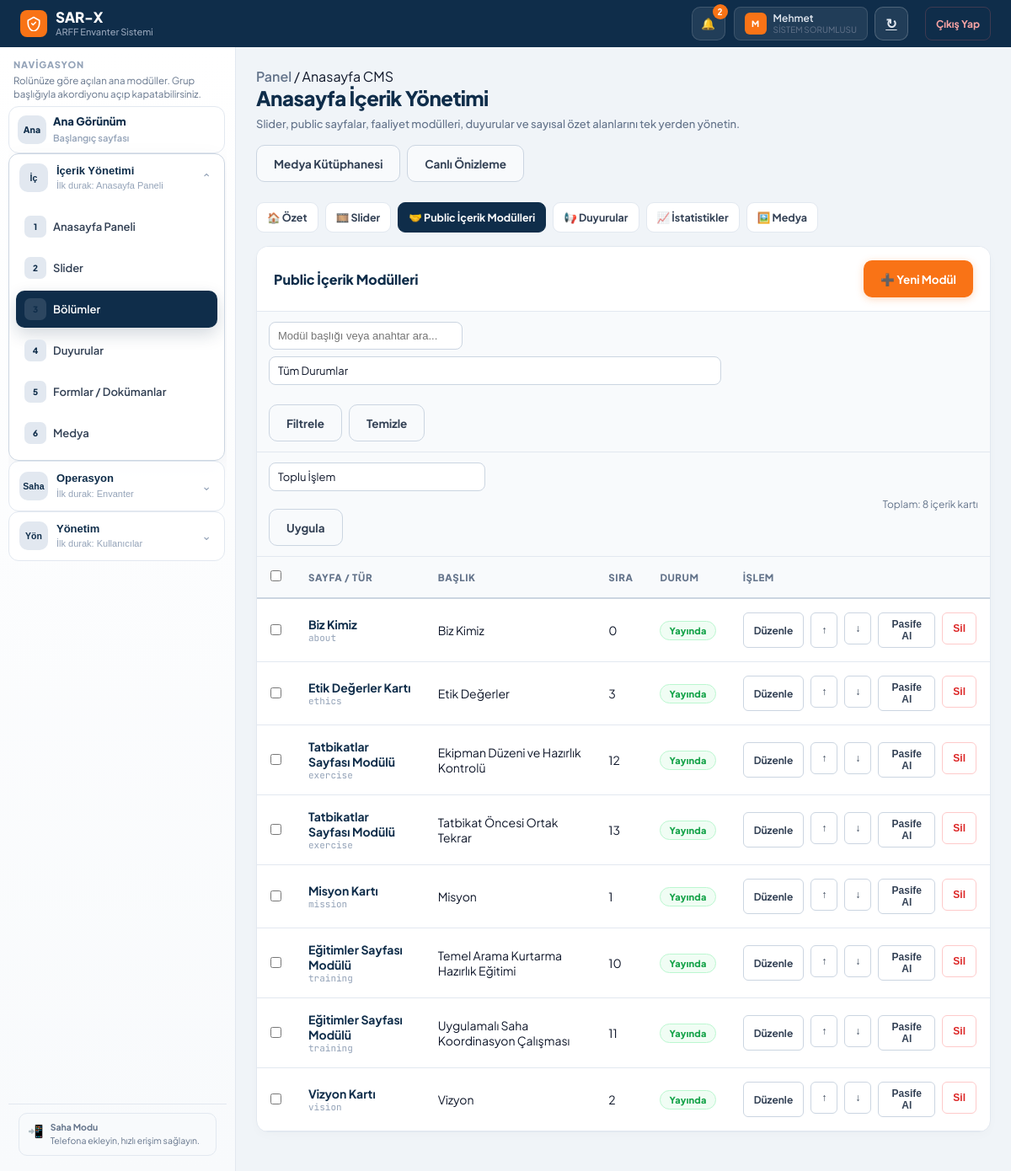
Page /admin/homepage/sections (signed in) on the committed database.
### models.py (models this page shows, shortened)
class TimestampMixin:
    created_at = db.Column(db.DateTime, default=get_tr_now)
    updated_at = db.Column(db.DateTime, default=get_tr_now, onupdate=get_tr_now)

class SoftDeleteMixin:
    is_deleted = db.Column(db.Boolean, default=False, index=True) # Hızlı filtreleme için indekslendi
    deleted_at = db.Column(db.DateTime, nullable=True)

class Kullanici(db.Model, UserMixin, TimestampMixin, SoftDeleteMixin):
    __tablename__ = 'kullanici'
    id = db.Column(db.Integer, primary_key=True)
    kullanici_adi = db.Column(db.String(50), unique=True, nullable=False)
    sifre_hash = db.Column(db.String(256))
    tam_ad = db.Column(db.String(100), nullable=False)
    rol = db.Column(db.String(20), nullable=False, default='personel', index=True)
    havalimani_id = db.Column(db.Integer, db.ForeignKey('havalimani.id'), nullable=True, index=True)
    telefon_numarasi = db.Column(db.String(32))
    sertifika_tarihi = db.Column(db.Date)
    uzmanlik_alani = db.Column(db.String(100))
    kayit_tarihi = db.Column(db.DateTime, default=get_tr_now)
    assigned_work_orders = db.relationship(
        'WorkOrder',
        foreign_keys='WorkOrder.assigned_user_id',
        backref='assigned_user',
        lazy=True
    )
    created_work_orders = db.relationship(
        'WorkOrder',
        foreign_keys='WorkOrder.created_user_id',
        backref='created_user',
        lazy=True
    )

class HomeSection(db.Model, TimestampMixin):
    __tablename__ = 'home_section'
    id = db.Column(db.Integer, primary_key=True)
    section_key = db.Column(db.String(60), nullable=False, index=True)
    title = db.Column(db.String(180), nullable=False)
    subtitle = db.Column(db.String(250))
    content = db.Column(db.Text)
    icon = db.Column(db.String(50))
    image_url = db.Column(db.String(500))
    order_index = db.Column(db.Integer, default=0, index=True)
    is_active = db.Column(db.Boolean, default=True, index=True)
    @property
    def image_path(self):
        return self.image_url

class ContentWorkflow(db.Model, TimestampMixin):
    __tablename__ = 'content_workflow'
    id = db.Column(db.Integer, primary_key=True)
    entity_type = db.Column(db.String(40), nullable=False, index=True)
    entity_id = db.Column(db.Integer, nullable=False, index=True)
    status = db.Column(db.String(20), nullable=False, default='draft', index=True)
    published_at = db.Column(db.DateTime, nullable=True, index=True)
    published_by_id = db.Column(db.Integer, db.ForeignKey('kullanici.id'), nullable=True, index=True)
    last_edited_by_id = db.Column(db.Integer, db.ForeignKey('kullanici.id'), nullable=True, index=True)
    last_action = db.Column(db.String(40), nullable=True)
    __table_args__ = (
        db.UniqueConstraint('entity_type', 'entity_id', name='uq_content_workflow_entity'),
    )
    published_by = db.relationship('Kullanici', foreign_keys=[published_by_id], lazy=True)
    last_edited_by = db.relationship('Kullanici', foreign_keys=[last_edited_by_id], lazy=True)

### routes/content.py (the view)
@content_bp.route("/admin/homepage/sections")
@login_required
@homepage_editor_required
def homepage_section_list():
    query = HomeSection.query.order_by(HomeSection.section_key.asc(), HomeSection.order_index.asc())
    sections, search_query, selected_status = _apply_common_filters(query, HomeSection, "section")
    workflow_map = _workflow_map("section", sections)
    return render_template(
        "admin/homepage_section_list.html",
        sections=sections,
        workflow_map=workflow_map,
        search_query=search_query,
        selected_status=selected_status,
    )

### extensions.py (called while the page is built, shortened)
def _schema_cache():
    if not current_app:
        return {"tables": {}, "columns": {}}
    return current_app.extensions.setdefault(
        "schema_cache",
        {"tables": {}, "columns": {}},
    )

def _inspection_target():
    return db.engine

def _session_in_transaction():
    try:
        session = db.session()
        return bool(session.in_transaction())
    except Exception:
        return False

def _supports_isolated_inspection():
    try:
        engine = db.engine
        return not (
            engine.dialect.name == "sqlite"
            and str(getattr(engine.url, "database", "") or "") in {"", ":memory:"}
        )
    except Exception:
        return False

def _get_inspector():
    temp_engine = None
    target = _inspection_target()
    try:
        if _session_in_transaction() and _supports_isolated_inspection():
            runtime_url = db.engine.url.render_as_string(hide_password=False)
            temp_engine = create_engine(runtime_url, poolclass=NullPool)
            target = temp_engine
        return inspect(target), temp_engine
    except Exception:
        if temp_engine is not None:
            temp_engine.dispose()
        raise

def table_exists(table_name):
    try:
        if not current_app:
            return False
        cache = _schema_cache()
        if cache["tables"].get(table_name) is True:
            return cache["tables"][table_name]
    except Exception:
        return False

def column_exists(table_name, column_name):
    try:
        if not current_app:
            return False
        cache = _schema_cache()
        if cache["columns"].get(table_name) is None or column_name not in cache["columns"].get(table_name, set()):
            inspector, temp_engine = _get_inspector()
            try:
                cache["columns"][table_name] = {
                    column.get("name") for column in inspector.get_columns(table_name)
                }
            finally:
                if temp_engine is not None:
                    temp_engine.dispose()
        return column_name in cache["columns"][table_name]
    except Exception:
        return False

### templates/admin/homepage_section_list.html (shortened to what this page needs)
{% extends "admin/homepage_base.html" %}
{% block homepage_body %}
<div class="panel">
  <div class="panel-header">
    <div class="panel-title">Public İçerik Modülleri</div>
    <a class="btn btn-primary" href="{{ url_for('content.homepage_section_create') }}">➕ Yeni Modül</a>
  </div>
  <div class="hp-toolbar">
    <form method="GET" class="hp-toolbar-left">
      <input type="search" name="q" placeholder="Modül başlığı veya anahtar ara..." value="{{ search_query or '' }}">
      <select name="status">
        <option value="">Tüm Durumlar</option>
      </select>
      <button class="btn btn-secondary" type="submit">Filtrele</button>
      <a class="btn btn-secondary" href="{{ url_for('content.homepage_section_list') }}">Temizle</a>
    </form>
  </div>
  <form method="POST" action="{{ url_for('content.homepage_bulk_action', content_type='section') }}">
    <div class="hp-toolbar">
      <div class="hp-toolbar-left hp-bulk">
        <select name="bulk_action">
          <option value="">Toplu İşlem</option>
        </select>
        <button class="btn btn-secondary" type="submit">Uygula</button>
      </div>
      <div class="hp-toolbar-right" style="font-size:12px; color:var(--text3);">Toplam: {{ sections|length }} içerik kartı</div>
    </div>
    <div class="table-container">
      <table class="data-table">
        <thead>
          <tr>
            <th style="width:36px;"><input type="checkbox" id="selectAllRows"></th>
            <th>Sayfa / Tür</th>
            <th>Başlık</th>
            <th>Sıra</th>
            <th>Durum</th>
            <th>İşlem</th>
          </tr>
        </thead>
        <tbody>
          {% for section in sections %}
          {% set wf = workflow_map.get(section.id) %}
          {% set key_labels = {
            'about': 'Biz Kimiz',
            'mission': 'Misyon Kartı',
            'vision': 'Vizyon Kartı',
            'ethics': 'Etik Değerler Kartı',
            'training': 'Eğitimler Sayfası Modülü',
            'exercise': 'Tatbikatlar Sayfası Modülü',
            'operation': 'Tatbikatlar Legacy Modülü',
            'featured': 'Öne Çıkan Bilgi',
            'contact': 'İletişim Özeti'
          } %}
          <tr>
            <td><input type="checkbox" name="selected_ids" value="{{ section.id }}" class="row-selector"></td>
            <td>
              <div style="font-weight:700; color:var(--navy);">{{ key_labels.get(section.section_key, section.section_key) }}</div>
              <div style="font-size:11px; color:var(--text4); font-family:var(--mono);">{{ section.section_key }}</div>
            </td>
            <td>{{ section.title }}</td>
            <td>{{ section.order_index }}</td>
            <td>
              {% if wf and wf.status == 'published' %}<span class="hp-status-pill hp-status-published">Yayında</span>
              {% elif wf and wf.status == 'draft' %}<span class="hp-status-pill hp-status-draft">Taslak</span>
              {% elif wf and wf.status == 'archived' %}<span class="hp-status-pill hp-status-archived">Arşiv</span>
              {% else %}<span class="hp-status-pill hp-status-passive">Pasif</span>{% endif %}
            </td>
            <td>
              <div class="row-actions">
                <a class="row-btn" href="{{ url_for('content.homepage_section_edit', section_id=section.id) }}">Düzenle</a>
                <form method="POST" action="{{ url_for('content.homepage_move_item', content_type='section', item_id=section.id, direction='up') }}">
                  <button class="row-btn" type="submit">↑</button>
                </form>
                <form method="POST" action="{{ url_for('content.homepage_move_item', content_type='section', item_id=section.id, direction='down') }}">
                  <button class="row-btn" type="submit">↓</button>
                </form>
                <form method="POST" action="{{ url_for('content.homepage_section_toggle', section_id=section.id) }}">
                  <button class="row-btn" type="submit">{{ 'Pasife Al' if wf and wf.status == 'published' else 'Yayınla' }}</button>
                </form>
                <form method="POST" action="{{ url_for('content.homepage_section_delete', section_id=section.id) }}" onsubmit="return confirm('Bölüm silinsin mi?');">
                  <button class="row-btn" type="submit" style="color:var(--red); border-color:var(--red-border);">Sil</button>
                </form>
              </div>
            </td>
          </tr>
          {% else %}
          <tr><td colspan="6"><div class="hp-empty">Henüz public içerik modülü yok. Biz Kimiz, Misyon, Vizyon, Etik Değerler ve Eğitimler/Tatbikatlar sayfaları için içerikler buradan eklenir.</div></td></tr>
          {% endfor %}
        </tbody>
      </table>
    </div>
  </form>
</div>
{% endblock %}

### templates/base.html (shortened to what this page needs)
<!DOCTYPE html>
<html lang="tr">
<head>
</head>
<body>
<div class="app-shell">
  <header class="topbar">
    <a href="{{ url_for(home_endpoint) }}" class="logo">
      <div class="logo-mark">
        <svg viewBox="0 0 24 24"><path d="M12 2L3 7v5c0 5.5 3.8 10.7 9 12 5.2-1.3 9-6.5 9-12V7L12 2z"/><path d="M9 12l2 2 4-4"/></svg>
      </div>
      <div>
        <div class="logo-text-main">SAR-X</div>
        <div class="logo-text-sub">ARFF Envanter Sistemi</div>
      </div>
    </a>
    <div class="topbar-end">
      <div class="notification-wrap">
        <button type="button" class="notification-btn" id="notificationToggle" aria-label="Bildirimler">
          🔔
          {% if unread_notification_count %}
          <span class="notification-count">{{ unread_notification_count }}</span>
          {% endif %}
        </button>
      </div>
      {% if role_switch_enabled %}
      <div class="user-menu-actions">
        <div class="user-chip">
          <div class="user-avatar">{{ kullanici_ad[0] if kullanici_ad else 'U' }}</div>
          <div>
            <div class="user-name">{{ kullanici_ad }}</div>
            <div class="user-role">
              {{ rol_etiketi or rol }}
            </div>
          </div>
        </div>
        <a href="{{ url_for('auth.role_switch') }}" class="role-switch-launch" id="roleSwitchLaunch" aria-label="Rol değiştir sayfasını aç" title="Rol değiştir">
          <span aria-hidden="true">↻</span>
        </a>
      </div>
      {% endif %}
      <form method="POST" action="{{ url_for('auth.logout') }}" style="display:inline;">
        <button type="submit" class="logout-btn">Çıkış Yap</button>
      </form>
    </div>
  </header>
  <nav class="sidebar" id="sidebarNav">
    <div class="sidebar-scroll">
      <div class="sidebar-head">
        <div class="sidebar-kicker">Navigasyon</div>
        <div class="sidebar-subtitle">Rolünüze göre açılan ana modüller. Grup başlığıyla akordiyonu açıp kapatabilirsiniz.</div>
      </div>
      {% for group in sidebar_groups %}
      {% if group.single_link %}
      {% set item = group["items"][0] %}
      <section class="sidebar-group" data-group="{{ group.key }}" data-sidebar-direct="{{ group.key }}">
        <a href="{{ item.url }}" class="sidebar-group-toggle nav-item {% if item.active %}active{% endif %}" style="margin-top:0;" data-sidebar-link {% if item.active %}aria-current="page"{% endif %}>
          <div class="sidebar-group-icon">{{ group.icon }}</div>
          <div class="sidebar-group-body">
            <div class="sidebar-group-label">{{ group.label }}</div>
            <div class="sidebar-group-meta">Başlangıç sayfası</div>
          </div>
        </a>
      </section>
      {% else %}
      <section class="sidebar-group {% if group.open %}is-open{% endif %}" data-group="{{ group.key }}" data-sidebar-state="{% if group.open %}open{% else %}closed{% endif %}">
        <button
          type="button"
          class="sidebar-group-toggle"
          data-sidebar-group="{{ group.key }}"
          data-sidebar-target="{{ group['items'][0].url }}"
          id="sidebarGroupToggle-{{ group.key }}"
          aria-expanded="{% if group.open %}true{% else %}false{% endif %}"
          aria-controls="sidebarGroup-{{ group.key }}"
        >
          <div class="sidebar-group-icon">{{ group.icon }}</div>
          <div class="sidebar-group-body">
            <div class="sidebar-group-label">{{ group.label }}</div>
            <div class="sidebar-group-meta">İlk durak: {{ group["items"][0].label }}</div>
          </div>
          <div class="sidebar-group-chevron">⌄</div>
        </button>
        <div class="sidebar-group-items" id="sidebarGroup-{{ group.key }}" role="group" aria-labelledby="sidebarGroupToggle-{{ group.key }}">
          {% for item in group["items"] %}
          <a href="{{ item.url }}" class="nav-item {% if item.active %}active{% endif %}" data-sidebar-link {% if item.active %}aria-current="page"{% endif %}>
            <div class="nav-icon">{{ loop.index }}</div> {{ item.label }}
          </a>
          {% endfor %}
        </div>
      </section>
      {% endif %}
      {% endfor %}
    </div>
    <div class="sidebar-footer">
      <div class="pwa-banner">
        <div class="pwa-icon">📲</div>
        <div class="pwa-text">
          <strong>Saha Modu</strong>
          Telefona ekleyin, hızlı erişim sağlayın.
        </div>
      </div>
    </div>
  </nav>
  <main class="main-content">
    <div class="main-inner">
        {% block body %}{% endblock %}
    </div>
  </main>
</div>
</body>
</html>

### rows in the picture
Kullanici: tam_ad "M", tam_ad "Mehmet"
HomeSection: get "Biz Kimiz", section_key "about", title "Biz Kimiz", order_index "0"
ContentWorkflow: status "Pasife Al"
HomeSection: get "Etik Değerler Kartı", section_key "ethics", title "Etik Değerler", order_index "3"
ContentWorkflow: status "Pasife Al"
HomeSection: get "Tatbikatlar Sayfası Modülü", section_key "exercise", title "Ekipman Düzeni ve Hazırlık Kontrolü", order_index "12"
ContentWorkflow: status "Pasife Al"
HomeSection: get "Tatbikatlar Sayfası Modülü", section_key "exercise", title "Tatbikat Öncesi Ortak Tekrar", order_index "13"
ContentWorkflow: status "Pasife Al"
HomeSection: get "Misyon Kartı", section_key "mission", title "Misyon", order_index "1"
ContentWorkflow: status "Pasife Al"
HomeSection: get "Eğitimler Sayfası Modülü", section_key "training", title "Temel Arama Kurtarma Hazırlık Eğitimi", order_index "10"
ContentWorkflow: status "Pasife Al"
HomeSection: get "Eğitimler Sayfası Modülü", section_key "training", title "Uygulamalı Saha Koordinasyon Çalışması", order_index "11"
ContentWorkflow: status "Pasife Al"
HomeSection: get "Vizyon Kartı", section_key "vision", title "Vizyon", order_index "2"
ContentWorkflow: status "Pasife Al"

### other values in the picture
{{ unread_notification_count }} "2"
{{ rol_etiketi or rol }} "SISTEM SORUMLUSU"
{{ group.icon }} "Ana"
{{ group.label }} "Ana Görünüm"
{{ group.icon }} "İç" "Saha" "Yön"
{{ group.label }} "İçerik Yönetimi" "Operasyon" "Yönetim"
{{ group["items"][0].label }} "Anasayfa Paneli" "Envanter" "Kullanıcılar"
{{ item.label }} "Anasayfa Paneli" "Slider" "Bölümler" "Duyurular" "Formlar / Dokümanlar" "Medya"
{{ sections|length }} "8"
